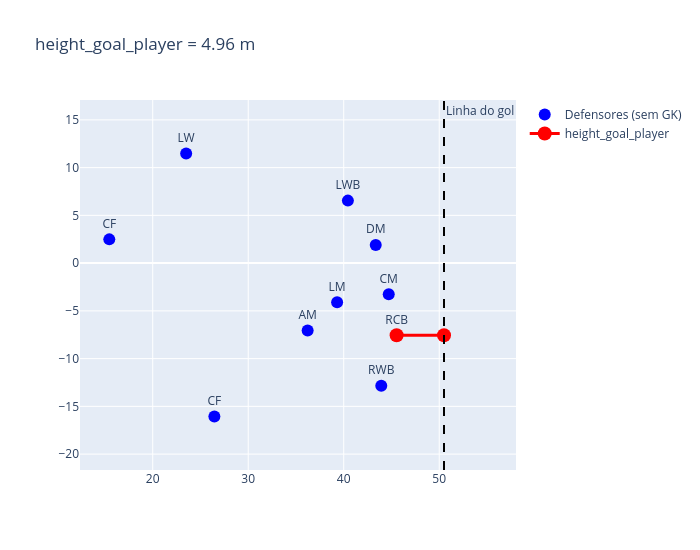

Write notebook code for a chart like this one.
### Code cell
# Feature 4 — height_goal_player
plot_height_goal_player(def_x, def_y, def_labels, goal_x, feature_row['height_goal_player'])

### Figure 1 — Plotly figure (JSON) as saved in the notebook; plotly's stock layout.template omitted (floating-point values rounded to 4 significant figures)
{"data": [{"marker": {"color": "blue", "size": 12}, "mode": "markers+text", "name": "Defensores (sem GK)", "text": ["LW", "RWB", "CF", "LWB", "CF", "RCB", "AM", "DM", "LM", "CM"], "textposition": "top center", "type": "scatter", "x": [23.5, 43.93, 26.46, 40.44, 15.45, 45.54, 36.22, 43.35, 39.31, 44.71], "y": [11.48, -12.84, -16.06, 6.544, 2.486, -7.554, -7.059, 1.906, -4.096, -3.261]}, {"line": {"color": "red", "width": 3}, "marker": {"color": "red", "size": 14}, "mode": "lines+markers", "name": "height_goal_player", "type": "scatter", "x": [45.54, 50.5], "y": [-7.554, -7.554]}], "layout": {"annotations": [{"showarrow": false, "text": "Linha do gol", "x": 50.5, "xanchor": "left", "xref": "x", "y": 1, "yanchor": "top", "yref": "y domain"}], "height": 550, "shapes": [{"line": {"color": "black", "dash": "dash"}, "type": "line", "x0": 50.5, "x1": 50.5, "xref": "x", "y0": 0, "y1": 1, "yref": "y domain"}], "title": {"text": "height_goal_player = 4.96 m"}, "width": 700, "yaxis": {"scaleanchor": "x", "scaleratio": 1}}}
